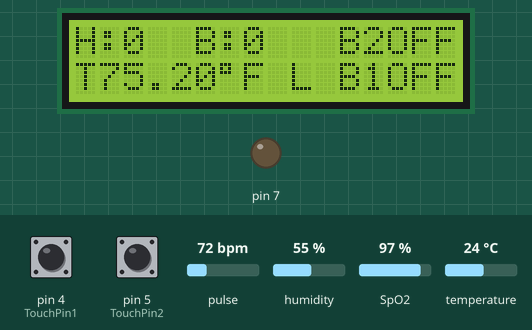
A sketch run on a simulated Arduino Uno, built with avr-gcc and run on an emulated ATmega328P. On the bench: 16×2 character LCD, output pins drawn as LEDs (lit = HIGH). The inputs (shaded band) are chosen by the test bench; at power-on: pin 4 (TouchPin1) LOW, pin 5 (TouchPin2) LOW, pulse 72 bpm, temperature 24 °C, humidity 55 %, SpO2 97 %. What the sketch prints to the serial monitor is not drawn.

Above: at 3.2 s.
3.3 s: pin 4 (TouchPin1) pulled HIGH for 0.15 s
At 3.38 s:
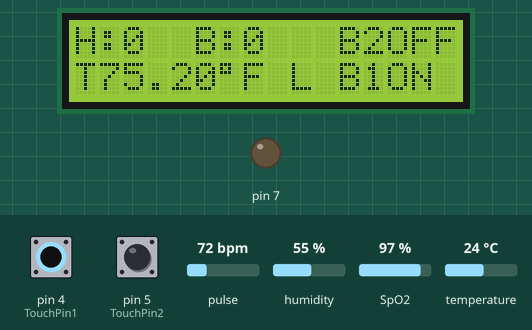
4.0 s: pin 5 (TouchPin2) pulled HIGH for 0.15 s
At 4.17 s:
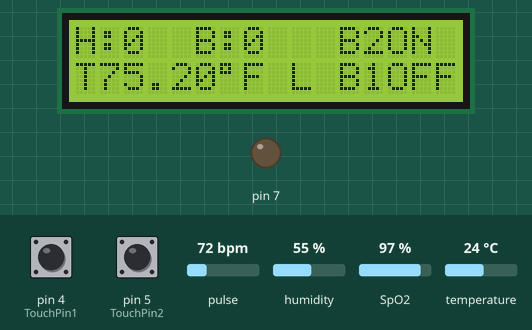
4.7 s: pin 4 (TouchPin1) pulled HIGH for 1 s
At 5.13 s:
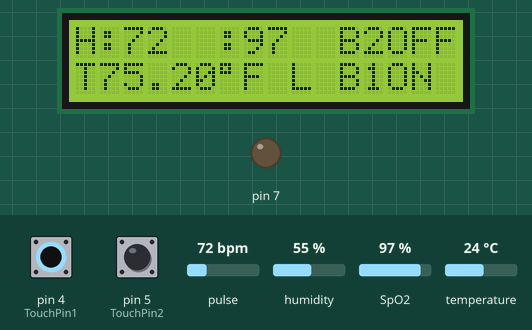
6.3 s: pin 5 (TouchPin2) pulled HIGH for 1 s
At 6.64 s:
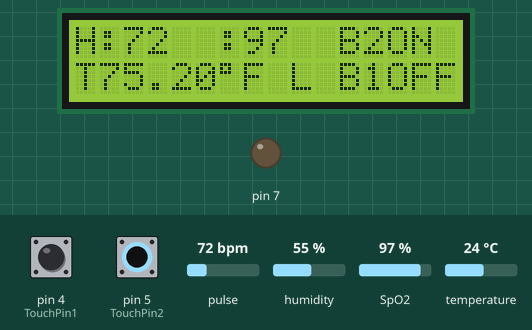
7.9 s: pulse set to 100 bpm
At 9.6 s:
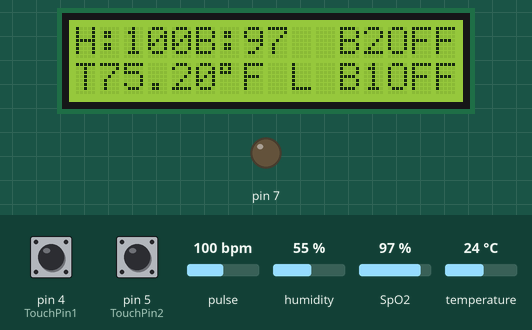
9.9 s: temperature set to 41 °C
At 10.6 s:
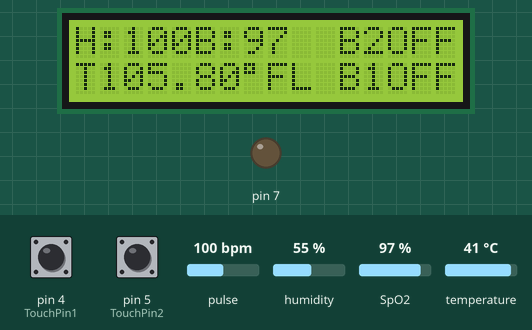
Timing chart, 0 to 12.9 s (numbered marks = the images above; inputs shaded):
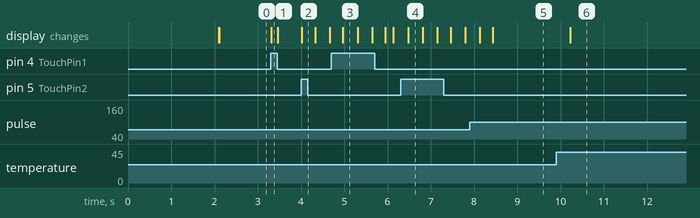

The sketch:

Main.ino
```cpp
#include <LiquidCrystal.h>

#include <Wire.h>
#include "MAX30100_PulseOximeter.h"

#define REPORTING_PERIOD_MS     1000
int count = 0;
int value;
PulseOximeter pox;
uint32_t tsLastReport = 0;

int g;
float t;
void onBeatDetected()
{
  //Serial.println("Beat!");
}
LiquidCrystal lcd(13, 12, 11, 10, 9, 8);
//LiquidCrystal lcd(D7,D6,D5,D4,D3,D0);
int H, S;

#include <DHT.h>
DHT dht(2, DHT11);


#define TouchPin1 4
#define TouchPin2 5

void setup()
{
  Serial.begin(9600);
  lcd.begin(16, 2);
  dht.begin();

  pinMode(TouchPin1, INPUT);
  pinMode(TouchPin2, INPUT);
  pinMode(2, INPUT);
  pinMode(7, OUTPUT);


  lcd.setCursor(0, 0);
  lcd.print("     Health     ");
  lcd.setCursor(0, 1);
  lcd.print("   Monitoring   ");
  delay(2000);
  lcd.clear();
  //Serial.print("Initializing pulse oximeter..");
  if (!pox.begin()) {
    //Serial.println("FAILED");
    for (;;);
  }
  else
  {
    //Serial.println("SUCCESS");
  }
  pox.setIRLedCurrent(MAX30100_LED_CURR_7_6MA);
  pox.setOnBeatDetectedCallback(onBeatDetected);
}

void loop()
{
float t = dht.readTemperature();    // Use float to preserve precision
float Q=((t * 9.0) / 5.0 + 32.0);
//float Q = (t * 1.8) + 32.0;         // Celsius to Fahrenheit conversion

//(32°C × 9/5) + 32 = 89.6°F

  lcd.setCursor(0,1);
  lcd.print("T");
  lcd.print(Q);
  lcd.print(char(223));
  lcd.print("F");
  Serial.print('T');
  Serial.print(Q);
  delay(5);

  if (t > 98) {
    lcd.setCursor(9,1);
    lcd.print("H");
   // Serial.print('C');
    digitalWrite (7,HIGH);
  } else {
    lcd.setCursor(9,1);
    lcd.print("L");
    digitalWrite (7,LOW);
   // Serial.print('c');
  }

  pox.update();
  if (millis() - tsLastReport > REPORTING_PERIOD_MS)
  {
    S = (pox.getSpO2());
    H = (pox.getHeartRate());
    tsLastReport = millis();
  }

  digitalWrite(4, LOW);
  lcd.setCursor(0, 0);
  lcd.print("H:");
  lcd.setCursor(2, 0);
  lcd.print(H);
  lcd.print("  ");
  Serial.print('H');
  Serial.print(H);
  delay(5);


  lcd.setCursor(5, 0);
  lcd.print("B:");
  lcd.setCursor(7, 0);
  lcd.print(S);
  lcd.print("  ");
  Serial.print('S');
  Serial.print(S);
  delay(5);

  int Touch1 = digitalRead(TouchPin1);

  if (Touch1 == HIGH) {
    lcd.setCursor(11, 1);
    lcd.print("B1ON ");
    Serial.print('B');
  } else {
    lcd.setCursor(11, 1);
    lcd.print("B1OFF");
    Serial.print('b');
  }

  int Touch2 = digitalRead(TouchPin2);

  if (Touch2 == HIGH) {
    lcd.setCursor(11, 0);
    lcd.print("B2ON ");
    Serial.print('D');
  } else {
    lcd.setCursor(11, 0);
    lcd.print("B2OFF");
    Serial.print('d');
  }

}
```

Measured:
- after the input at 3.3 s, the display: changes at once (image 1)
- after the input at 4.0 s, the display: changes at once (image 2)
- after the input at 4.7 s, the display: changes after 0.27 s (image 3)
- after the input at 6.3 s, the display: changes after 0.18 s (image 4)
- after the input at 9.9 s, the display: changes after 0.33 s (image 6)
